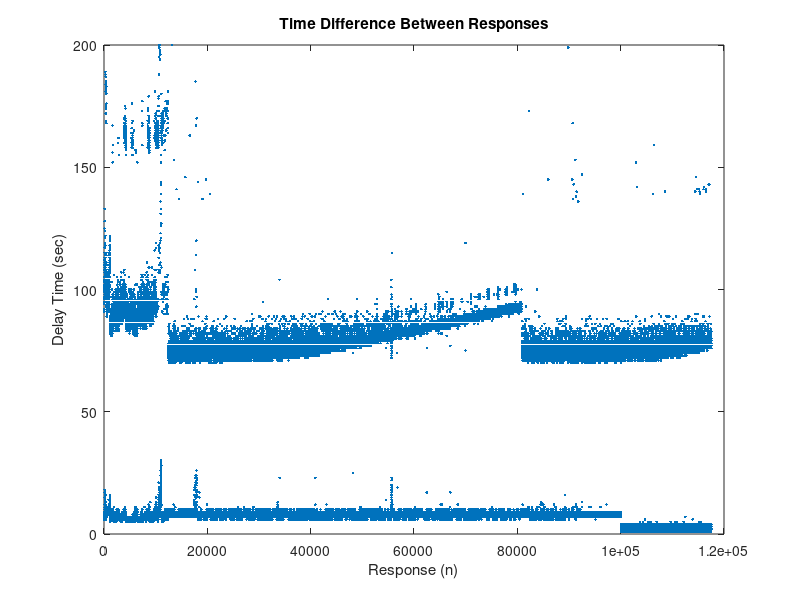
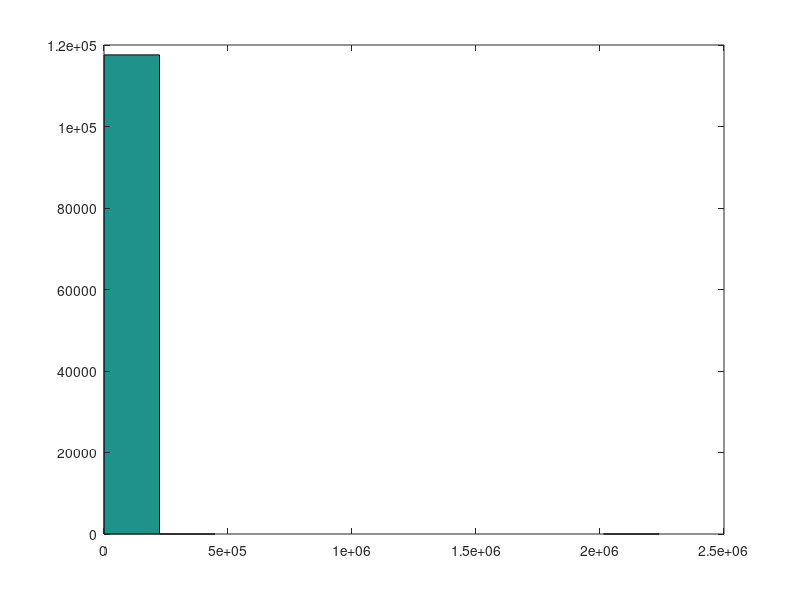

These charts were generated, in order, by the following MATLAB code:
close all
clear all
load lovebot20221012Name.mat
load lovebot20221012Polarity.mat
load lovebot20221012Subjectivity.mat
load lovebot20221012Time.mat

dt = diff(lovebotTime);

plot(dt,'.')

ylim([0,200])
xlabel('Response (n)');
ylabel('Delay Time (sec)');
title('Time Difference Between Responses');
shg

figure

hist(dt,10);
shg
